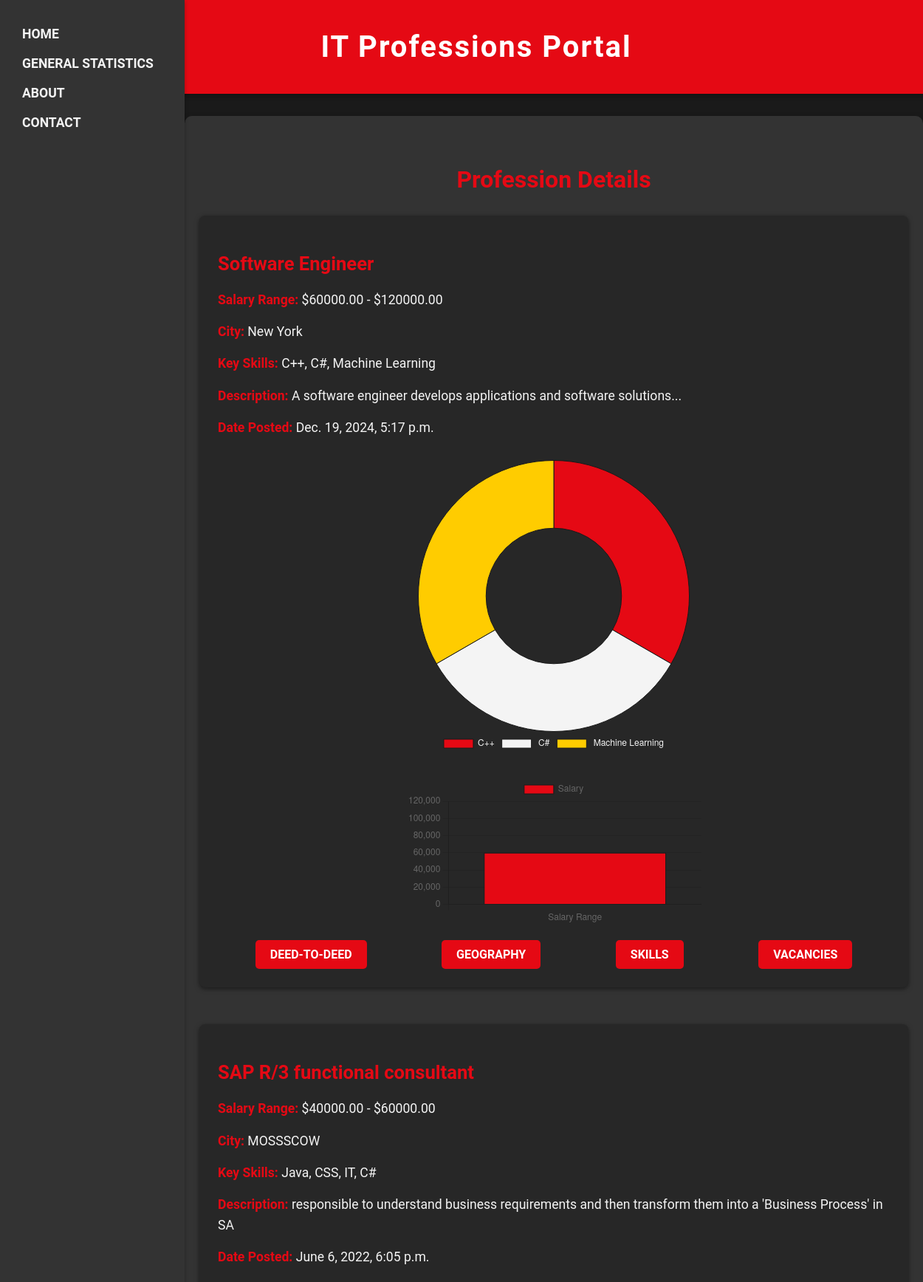
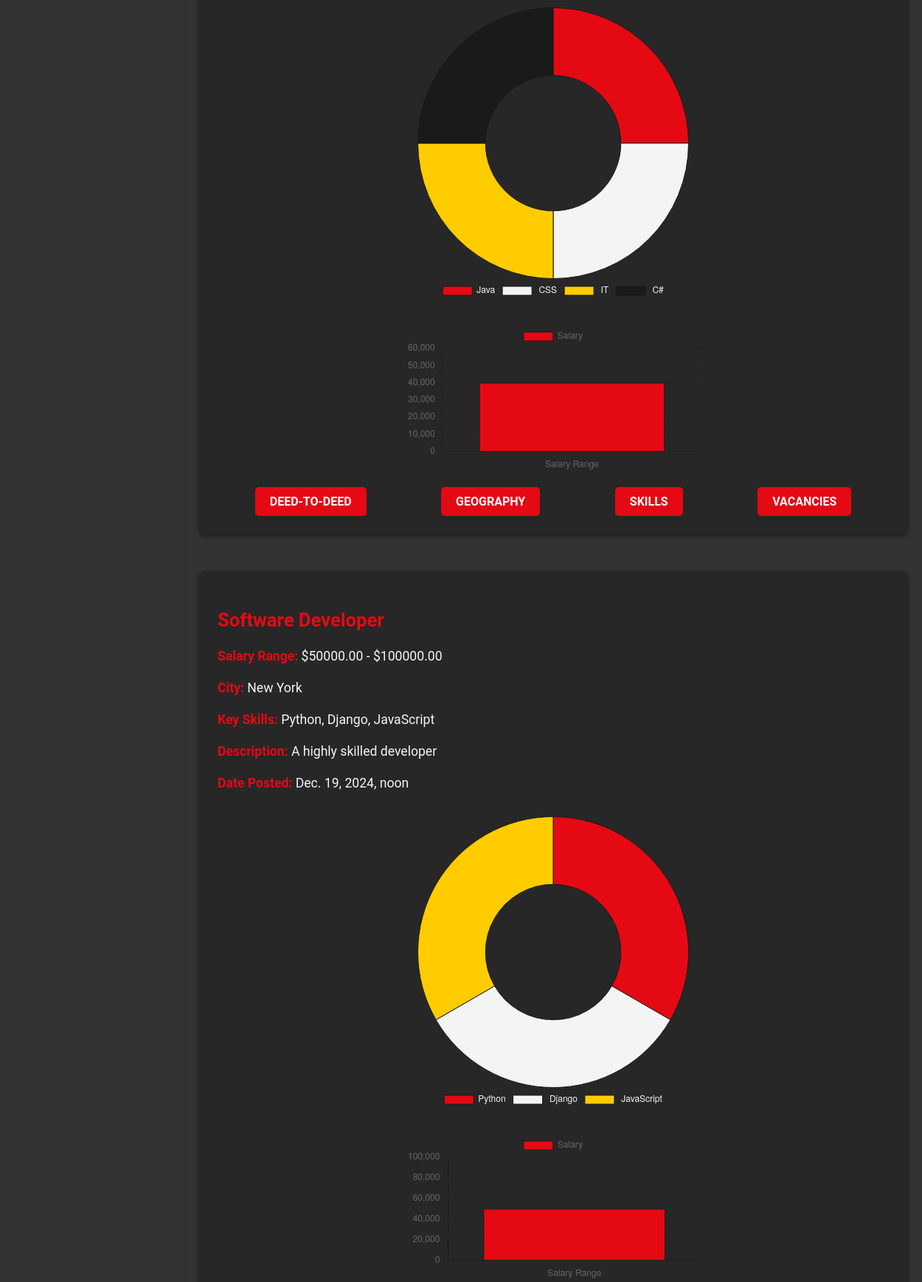
The app's page /profession/ (upper part) with its own data (2 pictures, top to bottom).
### profession/models.py (models this page shows, shortened)
class Profession(models.Model):
    title = models.CharField(max_length=255)
    salary_from = models.DecimalField(max_digits=10, decimal_places=2)
    salary_to = models.DecimalField(max_digits=10, decimal_places=2)
    city = models.CharField(max_length=255)
    key_skills = models.CharField(max_length=255)
    description = models.TextField()
    date_posted = models.DateTimeField()

### profession/views.py (the view)
# urls.py: path('profession/', views.profession_list, name='profession_list'),  # Add this line
def profession_list(request):
    professions = Profession.objects.all()
    return render(request, 'profession/profession_list.html', {'professions': professions})

### profession/templates/profession/profession_list.html (shortened to what this page needs)
<!DOCTYPE html>
<html lang="en">
<head>
</head>
<body>
    <header>
        <h1>IT Professions Portal</h1>
    </header>
    <nav>
        <ul>
            <li><a href="{% url 'profession_list' %}">Home</a></li>
            <li><a href="{% url 'general_statistics' %}">General Statistics</a></li>
            <li><a href="{% url 'about' %}">About</a></li>
            <li><a href="{% url 'contact' %}">Contact</a></li>
        </ul>
    </nav>
    <main>
        <h2>Profession Details</h2>
        {% for profession in professions %}
        <div class="profession">
            <h3>{{ profession.title }}</h3>
            <p><strong>Salary Range:</strong> ${{ profession.salary_from }} - ${{ profession.salary_to }}</p>
            <p><strong>City:</strong> {{ profession.city }}</p>
            <p><strong>Key Skills:</strong> {{ profession.key_skills }}</p>
            <p><strong>Description:</strong> {{ profession.description }}</p>
            <p><strong>Date Posted:</strong> {{ profession.date_posted }}</p>
            <canvas id="skillsChart-{{ profession.id }}" width="400" height="200"></canvas>
            <script>
                var skills = "{{ profession.key_skills }}".split(','); // Split key_skills string into an array
                var skillCount = skills.length;
                var skillsData = new Array(skillCount).fill(100 / skillCount); // Distribute equally for simplicity
                var ctx = document.getElementById('skillsChart-{{ profession.id }}').getContext('2d');
                var skillsChart = new Chart(ctx, {
                    type: 'doughnut',
                    data: {
                        labels: skills,
                        datasets: [{
                            data: skillsData,
                            backgroundColor: [
                                '#e50914', '#f4f4f4', '#ffcc00', '#1a1a1a', '#333'
                            ],
                            borderColor: ['#1a1a1a'],
                            borderWidth: 1
                        }]
                    },
                    options: {
                        responsive: true,
                        plugins: {
                            legend: {
                                position: 'bottom',
                                labels: {
                                    color: '#f4f4f4' /* Light text */
                                }
                            }
                        }
                    }
                });
            </script>
            <canvas id="salaryChart-{{ profession.id }}" width="400" height="200"></canvas>
            <script>
                var salaryFrom = {{ profession.salary_from }};
                var salaryTo = {{ profession.salary_to }};
                var ctx = document.getElementById('salaryChart-{{ profession.id }}').getContext('2d');
                var salaryChart = new Chart(ctx, {
                    type: 'bar',
                    data: {
                        labels: ['Salary Range'],
                        datasets: [{
                            label: 'Salary',
                            data: [salaryFrom, salaryTo],
                            backgroundColor: ['#e50914', '#f4f4f4'],
                            borderColor: ['#1a1a1a', '#1a1a1a'],
                            borderWidth: 1
                        }]
                    },
                    options: {
                        responsive: true,
                        scales: {
                            y: {
                                beginAtZero: true
                            }
                        }
                    }
                });
            </script>
            <div class="buttons">
                <a href="{% url 'deed_to_deed' profession.id %}" class="btn-red">Deed-to-Deed</a>
                <a href="{% url 'geography' profession.id %}" class="btn-red">Geography</a>
                <a href="{% url 'skills_view' profession.id %}" class="btn-red">Skills</a>
                <a href="{% url 'last_vacancies' profession.id %}" class="btn-red">Vacancies</a>
            </div>
        </div>
        {% endfor %}
    </main>
</body>
</html>

### profession/templates/profession/profession_list.html (style rules this page uses)
body { font-family: 'Roboto', sans-serif; margin: 0; padding: 0; background-color: #1a1a1a; color: #f4f4f4; display: flex; min-height: 100vh; flex-direction: column; }
header { background-color: #e50914; color: #fff; text-align: center; padding: 40px 20px; box-shadow: 0 4px 8px rgba(0, 0, 0, 0.3); width: 100%; }
header h1 { margin: 0; font-size: 2.5rem; letter-spacing: 2px; }
nav { background-color: #333; width: 250px; padding: 10px 0; box-shadow: 0 2px 5px rgba(0, 0, 0, 0.3); position: fixed; top: 0; bottom: 0; }
nav ul { list-style: none; padding: 0; text-align: left; }
nav ul li { margin: 0 15px; }
nav ul li a { color: #f4f4f4; text-decoration: none; font-size: 1.1rem; text-transform: uppercase; font-weight: bold; padding: 10px 15px; display: block; border-radius: 5px; transition: background-color 0.3s ease, color 0.3s ease; }
main { margin-left: 250px; padding: 40px 20px; background-color: #333; margin-top: 30px; max-width: 1200px; border-radius: 10px; box-shadow: 0 4px 10px rgba(0, 0, 0, 0.3); flex: 1; }
main h2 { text-align: center; color: #e50914; margin-bottom: 30px; font-size: 2rem; }
.profession { margin-bottom: 50px; padding: 25px; background-color: #272727; border-radius: 8px; box-shadow: 0 2px 6px rgba(0, 0, 0, 0.5); transition: transform 0.3s ease; }
.profession h3 { color: #e50914; font-size: 1.6rem; margin-bottom: 20px; font-weight: 600; }
.profession p { margin: 15px 0; font-size: 1.1rem; line-height: 1.6; }
.profession strong { color: #e50914; }
.profession canvas { margin-top: 30px; display: block; margin-left: auto; margin-right: auto; }
.buttons { display: flex; justify-content: space-around; margin-top: 20px; }
.buttons a { display: inline-block; padding: 10px 20px; font-size: 1rem; font-weight: bold; text-transform: uppercase; text-decoration: none; color: #fff; border-radius: 5px; transition: background-color 0.3s ease; }
.buttons a.btn-red { background-color: #e50914; }

### records on screen
Profession: title "Software Engineer", salary_from "60000.00", salary_to "120000.00", city "New York", key_skills "C++, C#, Machine Learning", description "A software engineer develops applications and software solutions...", date_posted "Dec. 19, 2024, 5:17 p.m."
Profession: title "SAP R/3 functional consultant", salary_from "40000.00", salary_to "60000.00", city "MOSSSCOW", key_skills "Java, CSS, IT, C#", description "responsible to understand business requirements and then transform them into a 'Business Process' in SA", date_posted "June 6, 2022, 6:05 p.m."
Profession: title "Software Developer", salary_from "50000.00", salary_to "100000.00", city "New York", key_skills "Python, Django, JavaScript", description "A highly skilled developer", date_posted "Dec. 19, 2024, noon"

### other values on screen
chart data {{ profession.salary_from }} 60000.00, 40000.00, 50000.00, 90000.00
chart data {{ profession.salary_to }} 120000.00, 60000.00, 100000.00, 150000.00
